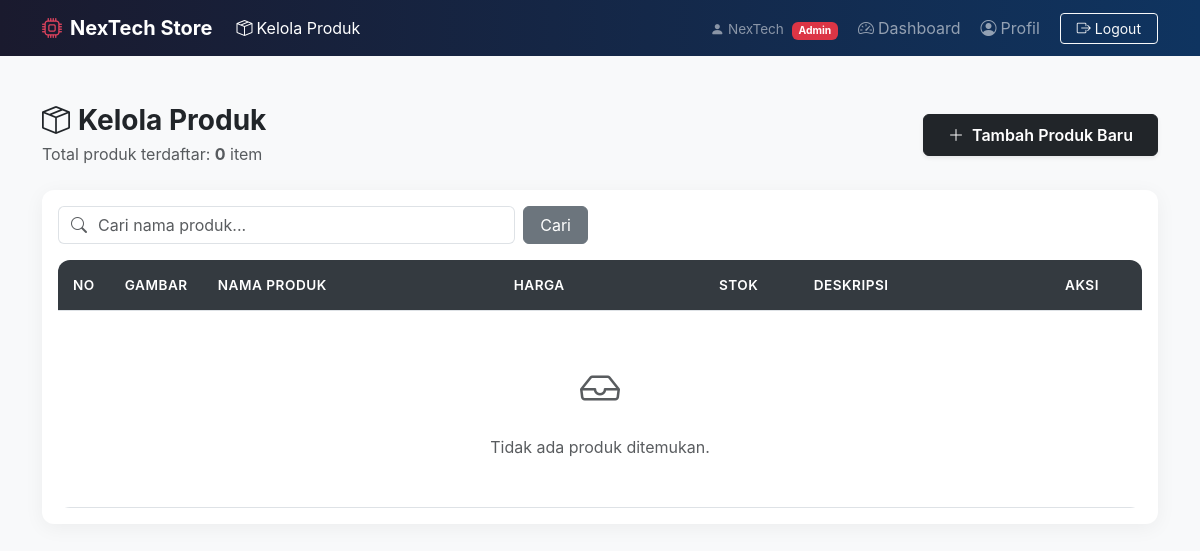
The app's page /app/views/product/index.php (signed in), older data.
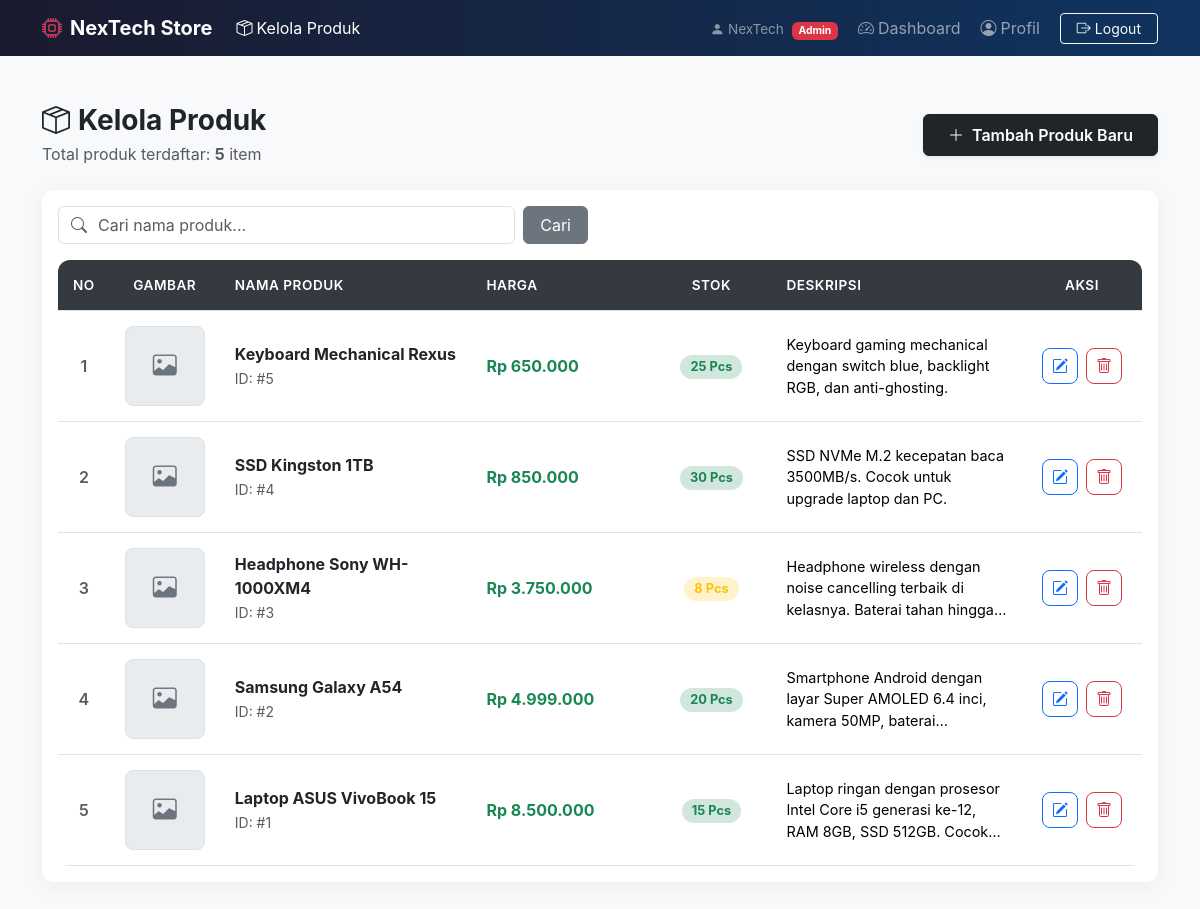
The same page, newer data.
### tables this page shows
CREATE TABLE `products` (
  `id` int(11) NOT NULL,
  `nama` varchar(200) NOT NULL,
  `harga` decimal(15,2) NOT NULL DEFAULT 0.00,
  `stok` int(11) NOT NULL DEFAULT 0,
  `deskripsi` text DEFAULT NULL,
  `gambar` varchar(255) DEFAULT NULL,
  `created_at` timestamp NOT NULL DEFAULT current_timestamp()
);

### app/core/Database.php (called while the page is built, shortened)
<?php
class Database
{
    private $host = "localhost";
    private $dbname = "nextech_store";
    private $username = "root";
    private $password = "";
    public function __construct()
    {
        try {
            $this->conn = new PDO(
                "mysql:host={$this->host};dbname={$this->dbname};charset=utf8",
                $this->username,
                $this->password
            );
        } catch (PDOException $e) {
            die("Koneksi database gagal : " . $e->getMessage());
        }
    }
}

### app/controllers/ProductController.php (called while the page is built, shortened)
<?php
require_once __DIR__ . '/../models/ProductModel.php';
class ProductController extends Controller
{
    private $productModel;
    public function __construct()
    {
        $this->productModel = new ProductModel();
    }
    public function index()
    {
        $search = isset($_GET['search']) ? trim($_GET['search']) : '';
        $page = isset($_GET['page']) && is_numeric($_GET['page']) ? (int)$_GET['page'] : 1;
        $limit = 5;
        $offset = ($page - 1) * $limit;
        $products = $this->productModel->getAllProducts($search, $limit, $offset);
        $totalProducts = $this->productModel->countProducts($search);
        $totalPages = ceil($totalProducts / $limit);
        return [
            'products' => $products,
            'search' => $search,
            'page' => $page,
            'totalPages' => $totalPages,
            'totalProducts' => $totalProducts
        ];
    }
}

### app/models/ProductModel.php (called while the page is built, shortened)
<?php
class ProductModel extends Model
{
    public function getAllProducts($search = '', $limit = null, $offset = 0)
    {
        $db = $this->getConnection();
        $sql = "SELECT * FROM products";
        $params = [];
        $sql .= " ORDER BY id DESC";
        if ($limit !== null) {
            $sql .= " LIMIT ? OFFSET ?";
            $stmt = $db->prepare($sql);
            $i = 1;
            $stmt->bindValue($i++, (int)$limit, PDO::PARAM_INT);
            $stmt->bindValue($i++, (int)$offset, PDO::PARAM_INT);
            $stmt->execute();
            return $stmt->fetchAll(PDO::FETCH_ASSOC);
        } else {
            $stmt = $db->prepare($sql);
            $stmt->execute($params);
            return $stmt->fetchAll(PDO::FETCH_ASSOC);
        }
    }
    public function countProducts($search = '')
    {
        $db = $this->getConnection();
        $sql = "SELECT COUNT(*) FROM products";
        $params = [];
        $stmt = $db->prepare($sql);
        $stmt->execute($params);
        return $stmt->fetchColumn();
    }
}

### app/views/product/index.php (the view, shortened to what this page needs)
<?php
require_once '../../controllers/ProductController.php';
$controller = new ProductController();
$viewData = $controller->index();
$products = $viewData['products'];
$search = $viewData['search'];
$page = $viewData['page'];
$totalProducts = $viewData['totalProducts'];
$offset = ($page - 1) * 5;
?>
<!DOCTYPE html>
<html lang="id">
<head>
    <link href="https://cdn.jsdelivr.net/npm/bootstrap@5.3.3/dist/css/bootstrap.min.css" rel="stylesheet">
    <link rel="stylesheet" href="https://cdn.jsdelivr.net/npm/bootstrap-icons@1.11.3/font/bootstrap-icons.min.css">
</head>
<body>
    <?php require_once "../layout/navbar.php"; ?>
    <div class="container my-5">
        <div class="row align-items-center mb-4">
            <div class="col-md-6">
                <h3 class="fw-bold text-dark mb-1"><i class="bi bi-box-seam me-2"></i>Kelola Produk</h3>
                <p class="text-muted mb-0">Total produk terdaftar: <strong><?= $totalProducts ?></strong> item</p>
            </div>
            <div class="col-md-6 text-md-end mt-3 mt-md-0">
                <a href="create.php" class="btn btn-dark px-4 py-2 fw-semibold shadow-sm">
                    <i class="bi bi-plus-lg me-2"></i>Tambah Produk Baru
                </a>
            </div>
        </div>
        <div class="card p-3">
            <div class="row mb-3 align-items-center">
                <div class="col-md-6">
                    <form method="GET" action="" class="d-flex gap-2">
                        <div class="input-group">
                            <span class="input-group-text bg-white border-end-0 text-muted">
                                <i class="bi bi-search"></i>
                            </span>
                            <input type="text" name="search" class="form-control border-start-0 ps-0"
                                   placeholder="Cari nama produk..." value="<?= htmlspecialchars($search) ?>">
                        </div>
                        <button type="submit" class="btn btn-secondary px-3">Cari</button>
                    </form>
                </div>
            </div>
            <div class="table-responsive">
                <table class="table table-hover align-middle mb-0">
                    <thead>
                        <tr>
                            <th width="50" class="text-center">No</th>
                            <th width="90" class="text-center">Gambar</th>
                            <th>Nama Produk</th>
                            <th width="180">Harga</th>
                            <th width="120" class="text-center">Stok</th>
                            <th>Deskripsi</th>
                            <th width="120" class="text-center">Aksi</th>
                        </tr>
                    </thead>
                    <tbody>
                        <?php if (empty($products)): ?>
                            <tr>
                                <td colspan="7" class="text-center py-5 text-muted">
                                    <i class="bi bi-inbox fs-1 d-block mb-3"></i>
                                    Tidak ada produk ditemukan.
                                </td>
                            </tr>
                        <?php else: ?>
                            <?php
                            $no = $offset + 1;
                            foreach ($products as $product):
                            ?>
                                <tr>
                                    <td class="text-center fw-semibold text-muted"><?= $no++ ?></td>
                                    <td class="text-center">
                                        <?php if (!empty($product['gambar']) && file_exists(__DIR__ . '/../../../public/uploads/' . $product['gambar'])): ?>
                                            <img src="../../../public/uploads/<?= htmlspecialchars($product['gambar']) ?>"
                                                 alt="<?= htmlspecialchars($product['nama']) ?>" class="product-img"
                                                 onclick="showFullImage(this.src)" title="Klik untuk memperbesar">
                                        <?php else: ?>
                                            <div class="product-img-placeholder">
                                                <i class="bi bi-image"></i>
                                            </div>
                                        <?php endif; ?>
                                    </td>
                                    <td>
                                        <div class="fw-bold text-dark"><?= htmlspecialchars($product['nama']) ?></div>
                                        <small class="text-muted">ID: #<?= $product['id'] ?></small>
                                    </td>
                                    <td class="fw-bold text-success">
                                        Rp <?= number_format($product['harga'], 0, ',', '.') ?>
                                    </td>
                                    <td class="text-center">
                                        <?php if ($product['stok'] > 10): ?>
                                            <span class="badge bg-success-subtle text-success badge-stok">
                                                <?= $product['stok'] ?> Pcs
                                            </span>
                                        <?php elseif ($product['stok'] > 0): ?>
                                            <span class="badge bg-warning-subtle text-warning badge-stok">
                                                <?= $product['stok'] ?> Pcs
                                            </span>
                                        <?php else: ?>
                                            <span class="badge bg-danger-subtle text-danger badge-stok">
                                                Habis
                                            </span>
                                        <?php endif; ?>
                                    </td>
                                    <td>
                                        <div style="max-width: 250px; font-size: 0.9rem; display: -webkit-box; -webkit-line-clamp: 3; -webkit-box-orient: vertical; overflow: hidden;" title="<?= htmlspecialchars($product['deskripsi']) ?>">
                                            <?= htmlspecialchars($product['deskripsi'] ?: '-') ?>
                                        </div>
                                    </td>
                                    <td class="text-center">
                                        <div class="d-flex justify-content-center gap-2">
                                            <a href="edit.php?id=<?= $product['id'] ?>"
                                               class="btn btn-outline-primary btn-action" title="Edit Produk">
                                                <i class="bi bi-pencil-square"></i>
                                            </a>
                                            <a href="index.php?action=delete&id=<?= $product['id'] ?>"
                                               class="btn btn-outline-danger btn-action" title="Hapus Produk"
                                               onclick="return confirm('Apakah Anda yakin ingin menghapus produk ini? File gambar produk juga akan dihapus secara permanen.');">
                                                <i class="bi bi-trash"></i>
                                            </a>
                                        </div>
                                    </td>
                                </tr>
                            <?php endforeach; ?>
                        <?php endif; ?>
                    </tbody>
                </table>
            </div>
        </div>
    </div>
</body>
</html>

### app/views/layout/navbar.php (shortened to what this page needs)
<?php
$currentUrl = $_SERVER['REQUEST_URI'] ?? '';
$role = $_SESSION['role'] ?? 'customer';
if (strpos($currentUrl, '/views/product') !== false) {
    $dashLink    = '../dashboard/' . $role . '.php';
    $profileLink = '../profile/profile.php';
    $logoutLink  = '../../../logout.php';
    $produkLink  = 'index.php';
} elseif (strpos($currentUrl, '/views/profile') !== false) {
    $dashLink    = '../dashboard/' . $role . '.php';
    $profileLink = 'profile.php';
    $logoutLink  = '../../../logout.php';
    $produkLink  = '../product/index.php';
} elseif (strpos($currentUrl, '/views/dashboard') !== false) {
    $dashLink    = $role === 'admin' ? 'admin.php' : 'customer.php';
    $profileLink = '../profile/profile.php';
    $logoutLink  = '../../../logout.php';
    $produkLink  = '../product/index.php';
} elseif (strpos($currentUrl, '/views/customer') !== false) {
    $dashLink    = '../dashboard/' . $role . '.php';
    $profileLink = '../profile/profile.php';
    $logoutLink  = '../../../logout.php';
    $produkLink  = '../product/index.php';
} elseif (strpos($currentUrl, '/views/cart') !== false) {
    $dashLink    = '../dashboard/' . $role . '.php';
    $profileLink = '../profile/profile.php';
    $logoutLink  = '../../../logout.php';
    $produkLink  = '../product/index.php';
} elseif (strpos($currentUrl, '/views/order') !== false) {
    $dashLink    = '../dashboard/' . $role . '.php';
    $profileLink = '../profile/profile.php';
    $logoutLink  = '../../../logout.php';
    $produkLink  = '../product/index.php';
} else {
    $dashLink    = 'app/views/dashboard/' . $role . '.php';
    $profileLink = 'app/views/profile/profile.php';
    $logoutLink  = 'logout.php';
    $produkLink  = 'app/views/product/index.php';
}
?>
<nav class="navbar navbar-expand-lg navbar-dark" style="background: linear-gradient(90deg, #1a1a2e, #0f3460);">
    <div class="container">
        <a class="navbar-brand fw-bold" href="<?php echo $dashLink; ?>">
            <i class="bi bi-cpu me-2" style="color:#e94560;"></i>NexTech Store
        </a>
        <div class="collapse navbar-collapse" id="navMenu">
            <ul class="navbar-nav me-auto">
                <?php if (isset($_SESSION['role']) && $_SESSION['role'] === 'admin'): ?>
                    <li class="nav-item">
                        <a class="nav-link <?php echo strpos($currentUrl, '/views/product') !== false ? 'active' : ''; ?>"
                           href="<?php echo $produkLink; ?>">
                            <i class="bi bi-box-seam me-1"></i>Kelola Produk
                        </a>
                    </li>
                <?php endif; ?>
            </ul>
            <ul class="navbar-nav ms-auto align-items-center gap-1">
                <li class="nav-item">
                    <span class="navbar-text me-2 text-white-50" style="font-size:0.85rem;">
                        <i class="bi bi-person-fill me-1"></i><?php echo htmlspecialchars($_SESSION['nama'] ?? ''); ?>
                        <?php if (isset($_SESSION['role'])): ?>
                            <span class="badge ms-1 <?php echo $_SESSION['role'] === 'admin' ? 'bg-danger' : 'bg-success'; ?>" style="font-size:0.65rem;">
                                <?php echo ucfirst($_SESSION['role']); ?>
                            </span>
                        <?php endif; ?>
                    </span>
                </li>
                <li class="nav-item">
                    <a class="nav-link" href="<?php echo $dashLink; ?>">
                        <i class="bi bi-speedometer2 me-1"></i>Dashboard
                    </a>
                </li>
                <li class="nav-item">
                    <a class="nav-link" href="<?php echo $profileLink; ?>">
                        <i class="bi bi-person-circle me-1"></i>Profil
                    </a>
                </li>
                <li class="nav-item ms-2">
                    <a class="btn btn-sm btn-outline-light px-3" href="<?php echo $logoutLink; ?>">
                        <i class="bi bi-box-arrow-right me-1"></i>Logout
                    </a>
                </li>
            </ul>
        </div>
    </div>
</nav>
<link rel="stylesheet" href="https://cdn.jsdelivr.net/npm/bootstrap-icons@1.11.3/font/bootstrap-icons.min.css">

### app/views/product/index.php (style rules this page uses)
body { background-color: #f8f9fa; font-family: 'Inter', system-ui, -apple-system, sans-serif; }
.card { border: none; border-radius: 12px; box-shadow: 0 4px 20px rgba(0,0,0,0.05); }
.table-responsive { border-radius: 12px; overflow: hidden; }
.table th { background-color: #343a40; color: #ffffff; font-weight: 600; text-transform: uppercase; font-size: 0.85rem; letter-spacing: 0.5px; padding: 15px; vertical-align: middle; }
.table td { padding: 15px; vertical-align: middle; }
.product-img-placeholder { width: 80px; height: 80px; border-radius: 8px; background-color: #e9ecef; display: flex; align-items: center; justify-content: center; color: #6c757d; font-size: 1.5rem; border: 1px solid #dee2e6; }
.btn-action { width: 36px; height: 36px; padding: 0; display: inline-flex; align-items: center; justify-content: center; border-radius: 8px; transition: all 0.2s ease; }
.badge-stok { font-size: 0.8rem; padding: 6px 10px; border-radius: 30px; }

Row changes from the older to the newer data that the page shows:
added products: nama "Keyboard Mechanical Rexus", id "5", harga "650.000", stok "25", deskripsi "Keyboard gaming mechanical dengan switch blue, backlight RGB, dan anti-ghosting."
added products: nama "SSD Kingston 1TB", id "4", harga "850.000", stok "30", deskripsi "SSD NVMe M.2 kecepatan baca 3500MB/s. Cocok untuk upgrade laptop dan PC."
added products: nama "Headphone Sony WH-1000XM4", id "3", harga "3.750.000", stok "8", deskripsi "Headphone wireless dengan noise cancelling terbaik di kelasnya. Baterai tahan…"
added products: nama "Samsung Galaxy A54", id "2", harga "4.999.000", stok "20", deskripsi "Smartphone Android dengan layar Super AMOLED 6.4 inci, kamera 50MP,…"
added products: nama "Laptop ASUS VivoBook 15", id "1", harga "8.500.000", stok "15", deskripsi "Laptop ringan dengan prosesor Intel Core i5 generasi ke-12, RAM 8GB, SSD 512GB.…"
Text that changed along with them:
$totalProducts: "0" → "5"
text no longer shown: "Tidak ada produk ditemukan."
